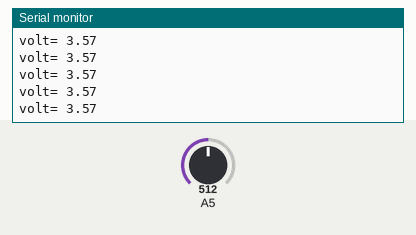
Recording of a sketch running on a simulated Arduino Uno, built with avr-gcc and run on an emulated ATmega328P. Shown: the last lines printed to the serial monitor. The test bench sets the inputs (shaded band); at power-on: A5 = 512.

Above: at 1.2 s.
1.3 s: A5 set to 716
At 1.31 s:
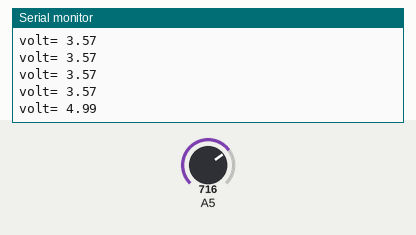
2.8 s: A5 set to 900
At 2.82 s:
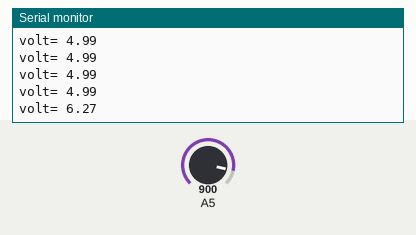
Timing chart, 0 to 5.8 s (numbered marks = the images above; inputs shaded):
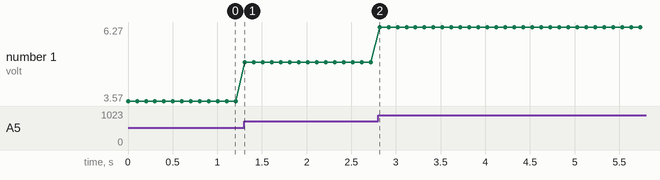

Measured:
- after the input at 1.3 s, the serial monitor: prints a new line at once (image 1)
- after the input at 2.8 s, the serial monitor: prints a new line at once (image 2)
- plotted number 1: 3.57 → 4.99 after the input at 1.3 s, 4.99 → 6.27 after the input at 2.8 s

The sketch:

Tool_Voltage_measurement.ino
```cpp
void setup() {
  Serial.begin(115200);
}

void loop() {
 voltageMeasure();
  delay(100);
}

void voltageMeasure(){
  pinMode(A5, INPUT);
  float voltage = analogRead(A5) * (6.13/880);
  Serial.print("volt= "); Serial.println(voltage);
}

//--------------------v1.0-------------------//
/*
  float data = analogRead(A0);
  float calcdata = map(data, 0, 880, 0, 1023);
  Serial.println(data);
  Serial.print("calc= "); Serial.println(calcdata);
  float voltage = calcdata * (6.13/1023);
  Serial.print("volt= "); Serial.println(voltage);
  delay(100);
//--------------------v1.1-------------------//
  float data = analogRead(A5);
  float voltage = data * (6.13/880);
  Serial.print("volt= "); Serial.println(voltage);
 */
```
